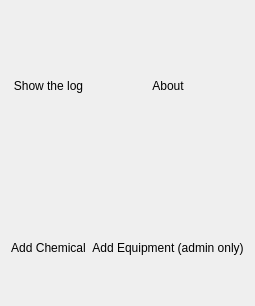
          <widget class="QWidget" name="Advanced_Home_tab">
           <attribute name="title">
            <string>Advanced</string>
           </attribute>
           <layout class="QGridLayout" name="gridLayout_5">
            <item row="4" column="1">
             <widget class="QPushButton" name="HomeAddEquipment_button">
              <property name="enabled">
               <bool>false</bool>
              </property>
              <property name="text">
               <string/>
              </property>
              <property name="icon">
               <iconset resource="../resourcefile/Resourcefile.qrc">
                <normaloff>:/Images/repair-service-icon.svg</normaloff>:/Images/repair-service-icon.svg</iconset>
              </property>
              <property name="iconSize">
               <size>
                <width>75</width>
                <height>75</height>
               </size>
              </property>
              <property name="flat">
               <bool>true</bool>
              </property>
             </widget>
            </item>
            <item row="6" column="0">
             <spacer name="verticalSpacer_7">
              <property name="orientation">
               <enum>Qt::Vertical</enum>
              </property>
              <property name="sizeHint" stdset="0">
               <size>
                <width>20</width>
                <height>40</height>
               </size>
              </property>
             </spacer>
            </item>
            <item row="0" column="1">
             <spacer name="verticalSpacer_11">
              <property name="orientation">
               <enum>Qt::Vertical</enum>
              </property>
              <property name="sizeHint" stdset="0">
               <size>
                <width>20</width>
                <height>40</height>
               </size>
              </property>
             </spacer>
            </item>
            <item row="4" column="0">
             <widget class="QPushButton" name="HomeAddChemical_button">
              <property name="enabled">
               <bool>true</bool>
              </property>
              <property name="text">
               <string/>
              </property>
              <property name="icon">
               <iconset resource="../resourcefile/Resourcefile.qrc">
                <normaloff>:/Images/chemical-engineering-icon.svg</normaloff>:/Images/chemical-engineering-icon.svg</iconset>
              </property>
              <property name="iconSize">
               <size>
                <width>75</width>
                <height>75</height>
               </size>
              </property>
              <property name="flat">
               <bool>true</bool>
              </property>
             </widget>
            </item>
            <item row="6" column="1">
             <spacer name="verticalSpacer_9">
              <property name="orientation">
               <enum>Qt::Vertical</enum>
              </property>
              <property name="sizeHint" stdset="0">
               <size>
                <width>20</width>
                <height>40</height>
               </size>
              </property>
             </spacer>
            </item>
            <item row="2" column="1">
             <widget class="QLabel" name="label_12">
              <property name="text">
               <string>About</string>
              </property>
              <property name="alignment">
               <set>Qt::AlignHCenter|Qt::AlignTop</set>
              </property>
             </widget>
            </item>
            <item row="3" column="0">
             <spacer name="verticalSpacer_8">
              <property name="orientation">
               <enum>Qt::Vertical</enum>
              </property>
              <property name="sizeHint" stdset="0">
               <size>
                <width>20</width>
                <height>114</height>
               </size>
              </property>
             </spacer>
            </item>
            <item row="2" column="0">
             <widget class="QLabel" name="label_4">
              <property name="text">
               <string>Show the log</string>
              </property>
              <property name="alignment">
               <set>Qt::AlignHCenter|Qt::AlignTop</set>
              </property>
             </widget>
            </item>
            <item row="5" column="0">
             <widget class="QLabel" name="label_5">
              <property name="text">
               <string>Add Chemical</string>
              </property>
              <property name="alignment">
               <set>Qt::AlignHCenter|Qt::AlignTop</set>
              </property>
             </widget>
            </item>
            <item row="0" column="0">
             <spacer name="verticalSpacer_10">
              <property name="orientation">
               <enum>Qt::Vertical</enum>
              </property>
              <property name="sizeHint" stdset="0">
               <size>
                <width>20</width>
                <height>40</height>
               </size>
              </property>
             </spacer>
            </item>
            <item row="5" column="1">
             <widget class="QLabel" name="label_6">
              <property name="text">
               <string>Add Equipment (admin only)</string>
              </property>
              <property name="alignment">
               <set>Qt::AlignHCenter|Qt::AlignTop</set>
              </property>
             </widget>
            </item>
            <item row="1" column="1">
             <widget class="QPushButton" name="HomeAbout_button">
              <property name="text">
               <string/>
              </property>
              <property name="icon">
               <iconset resource="../resourcefile/Resourcefile.qrc">
                <normaloff>:/Images/info-information-icon.svg</normaloff>:/Images/info-information-icon.svg</iconset>
              </property>
              <property name="iconSize">
               <size>
                <width>75</width>
                <height>75</height>
               </size>
              </property>
              <property name="flat">
               <bool>true</bool>
              </property>
             </widget>
            </item>
            <item row="3" column="1">
             <spacer name="verticalSpacer_34">
              <property name="orientation">
               <enum>Qt::Vertical</enum>
              </property>
              <property name="sizeHint" stdset="0">
               <size>
                <width>20</width>
                <height>114</height>
               </size>
              </property>
             </spacer>
            </item>
            <item row="1" column="0">
             <widget class="QPushButton" name="HomeLog_button">
              <property name="text">
               <string/>
              </property>
              <property name="icon">
               <iconset resource="../resourcefile/Resourcefile.qrc">
                <normaloff>:/Images/wood-icon.svg</normaloff>:/Images/wood-icon.svg</iconset>
              </property>
              <property name="iconSize">
               <size>
                <width>75</width>
                <height>75</height>
               </size>
              </property>
              <property name="flat">
               <bool>true</bool>
              </property>
             </widget>
            </item>
           </layout>
          </widget>
